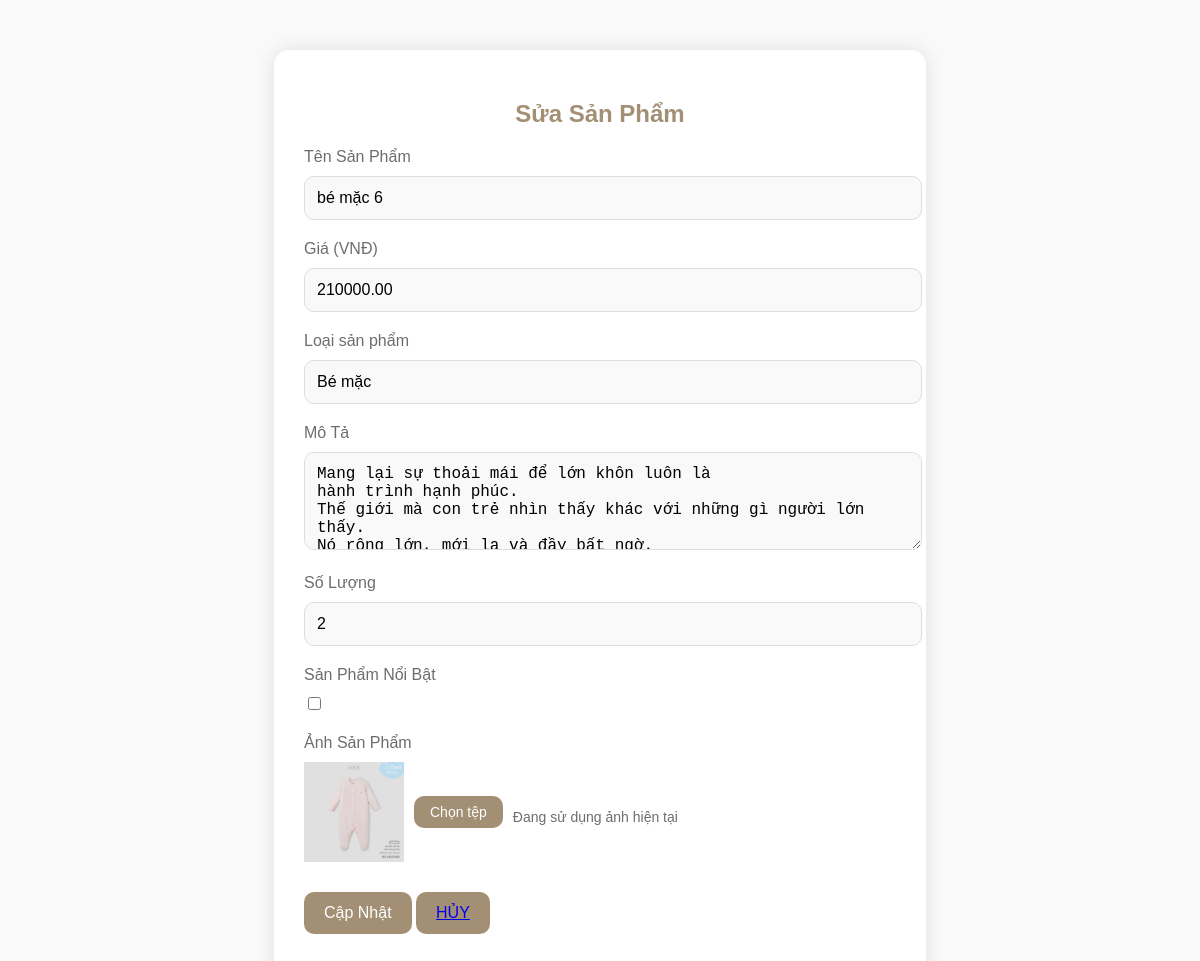
Page /Frontend_web/sua.php?id=33 on the earlier database version.
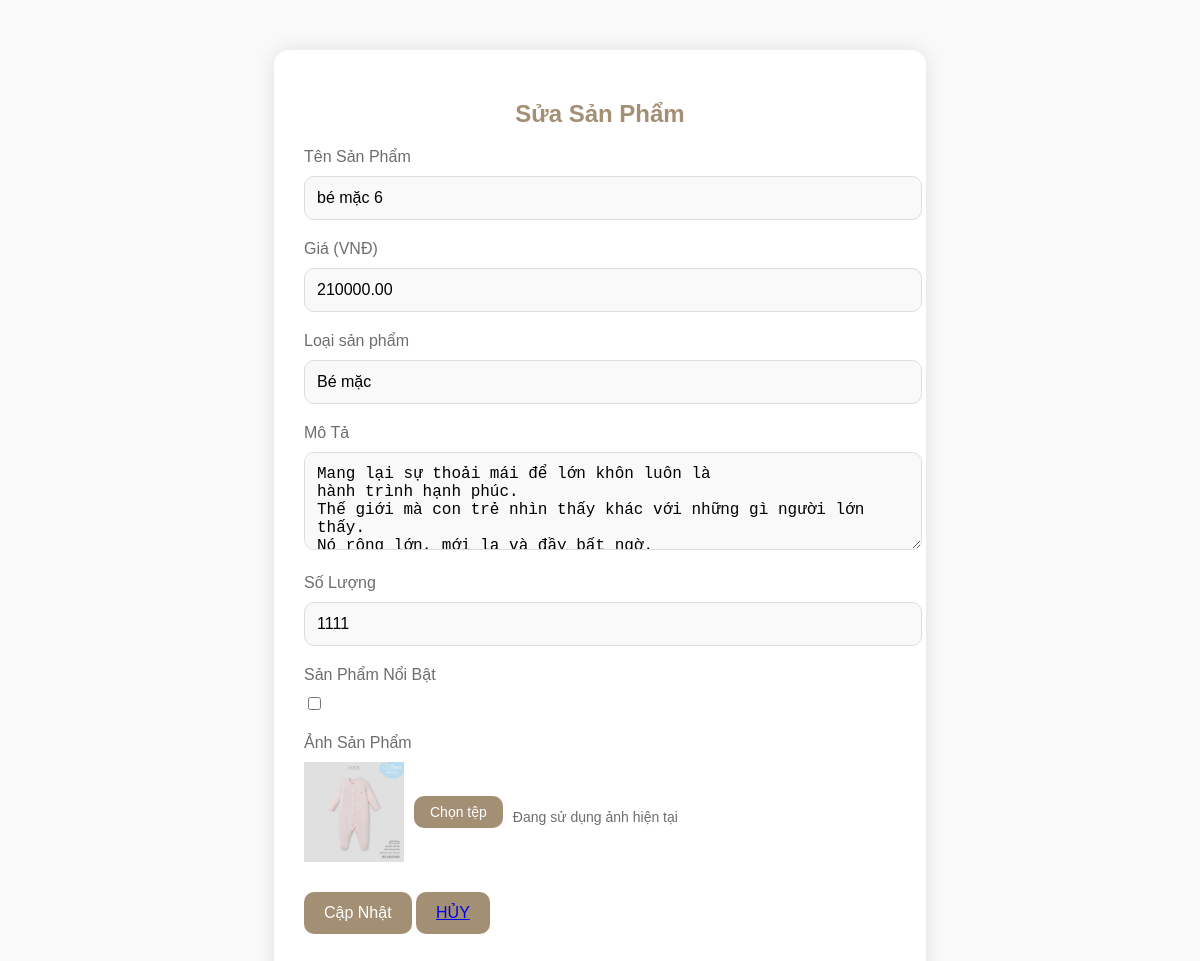
Same page on the later database version.
### tables this page shows
CREATE TABLE `sanpham` (
  `id` int(11) NOT NULL,
  `ten_san_pham` varchar(255) NOT NULL,
  `gia` decimal(10,2) NOT NULL,
  `loai_san_pham` varchar(100) NOT NULL,
  `mo_ta` text DEFAULT NULL,
  `so_luong` int(11) NOT NULL,
  `anh_san_pham` varchar(255) DEFAULT NULL,
  `san_pham_noi_bat` tinyint(1) DEFAULT 0
);

### Frontend_web/sua.php (the view, shortened to what this page needs)
<?php
$conn = new mysqli('127.0.0.1', 'root', '', 'newborn_shop1');
$product_id = isset($_GET['id']) ? intval($_GET['id']) : 0;
$product = null;
if ($product_id > 0) {
    $sql = "SELECT * FROM sanpham WHERE id = $product_id";
    $result = $conn->query($sql);
    if ($result->num_rows > 0) {
        $product = $result->fetch_assoc();
    } else {
        die("Không tìm thấy sản phẩm.");
    }
} else {
    die("ID sản phẩm không hợp lệ.");
}
?>
<!DOCTYPE html>
<html lang="vi">
<head>
</head>
<body>
    <div class="container">
        <h2>Sửa Sản Phẩm</h2>
        <form action="" method="POST" enctype="multipart/form-data" novalidate>
            <div class="form-group">
                <label for="product_name">Tên Sản Phẩm</label>
                <input type="text" id="product_name" name="ten_san_pham" value="<?= htmlspecialchars($product['ten_san_pham']) ?>" required>
            </div>
            <div class="form-group">
                <label for="price">Giá (VNĐ)</label>
                <input type="text" id="price" name="gia" value="<?= $product['gia'] ?>" required>
            </div>
            <div class="form-group">
                <label for="loai_san_pham">Loại sản phẩm</label>
                <input type="text" class="form-control" id="loai_san_pham" name="loai_san_pham"
                    value="<?php echo htmlspecialchars($product['loai_san_pham']); ?>" required>
            </div>
            <div class="form-group">
                <label for="description">Mô Tả</label>
                <textarea id="description" name="mo_ta" rows="4" required><?= htmlspecialchars($product['mo_ta']) ?></textarea>
            </div>
            <div class="form-group">
                <label for="quantity">Số Lượng</label>
                <input type="text" id="quantity" name="so_luong" value="<?= $product['so_luong'] ?>" required>
            </div>
            <div class="form-group">
                <label for="featured">Sản Phẩm Nổi Bật</label>
                <input type="checkbox" id="featured" name="san_pham_noi_bat" value="1" <?= $product['san_pham_noi_bat'] ? "checked" : "" ?>>
            </div>
            <div class="form-group">
                <label for="product_image">Ảnh Sản Phẩm</label>
                <div style="display: flex; align-items: center;">
                    <img id="imagePreview" src="<?= $product['anh_san_pham'] ?>" alt="Ảnh sản phẩm" width="150">
                    <div class="custom-file-upload">
                        <label for="product_image">Chọn tệp</label>
                    </div>
                    <span class="file-status" id="fileStatus">Đang sử dụng ảnh hiện tại</span>
                </div>
            </div>
            <div class="form-group">
                <button type="submit">Cập Nhật</button>
                <button type="button"><a href="./admin2.php">HỦY</a></button>
            </div>
        </form>
    </div>
</body>
</html>

Differences in the rows shown:
changed sanpham "bé mặc 6": so_luong "2" → "1111"
